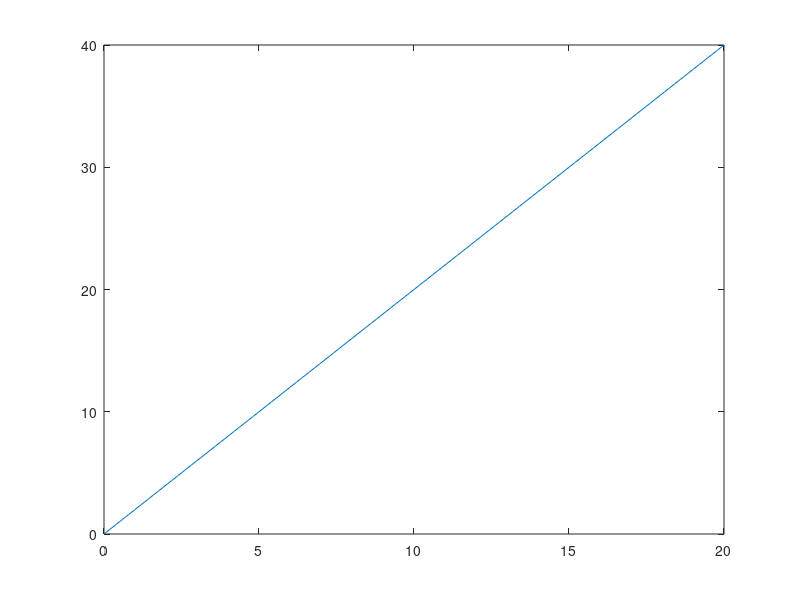

The MATLAB script that drew this image:
%% =========== BLIJF VAN HET ONDERSTAANDE CODE COMMENTAAR AF! =============
%                    |59f9b620a7819aacf59d6b3f681ee24d|
%                            1811231301
%
% LEES DE VOLGENDE REGELS:
%
% 1 -   De volgende AANGEMAAKTE onderdelen mag je NIET aanpassen:
%                           A: Bestandsnamen
%                           B: Commentaar bij de code
%                           C: Folders en folderstructuur
%       Doe je dat toch dan krijg je GEEN punten voor deze opdracht.
% 2 -   Als dit bestand niet uit te voeren valt, bijvoorbeeld doordat je
%       tijdens het uitvoeren een foutmelding krijgt, krijg je GEEN punten!
% 3 -   Elke variabele waar 'NaN' aan is toegekend moet JIJ bewerken.
% 4 -   Je maakt de opdracht in dit bestand. Vul het bestand alleen aan met
%       voor de opdracht nuttige code. Doe je dit niet, dan kan dat een
%       vermindering van het te verdienen aantal punten tot gevolg hebben.
% 5 -   Door JOU geschreven commentaarregels (met %% of %) worden niet
%       door ons gelezen of gebruikt. 
% 6 -   Matlab is case-sensitive (hoofdlettergevoelig). De 
%       variabelen: 'aa', 'aA', 'Aa' en 'AA' zijn allemaal verschillend. 
%       Let dus goed op!
% 7 -   Als je programma een eeuwige-lus bevat (lees: nooit stopt met
%       uitvoeren) krijg je GEEN punten.
% 
% Opdrachtbeschrijving:
% Deze opdracht bestaat uit het schrijven/aanvullen van een SCRIPT. De
% specifieke opdracht staat hieronder.
%
% LET OP!
% Exacte naamgeving is heel belangrijk! Merk bv. het verschil op tussen
% de twee variabelen: 'mekker' en de variabele 'Mekker'. Matlab maakt dus 
% onderscheid tussen kleine letters en hoofdletters.
%
%% =========== BLIJF VAN HET BOVENSTAANDE CODE COMMENTAAR AF! =============
 
%% Opdracht 1
% Maak een plot van de variabele 't' (x-as) en 'x' (y-as)

t = 0:0.2:20;
x = t*2;
y = t.^2;

plot(t,x);
